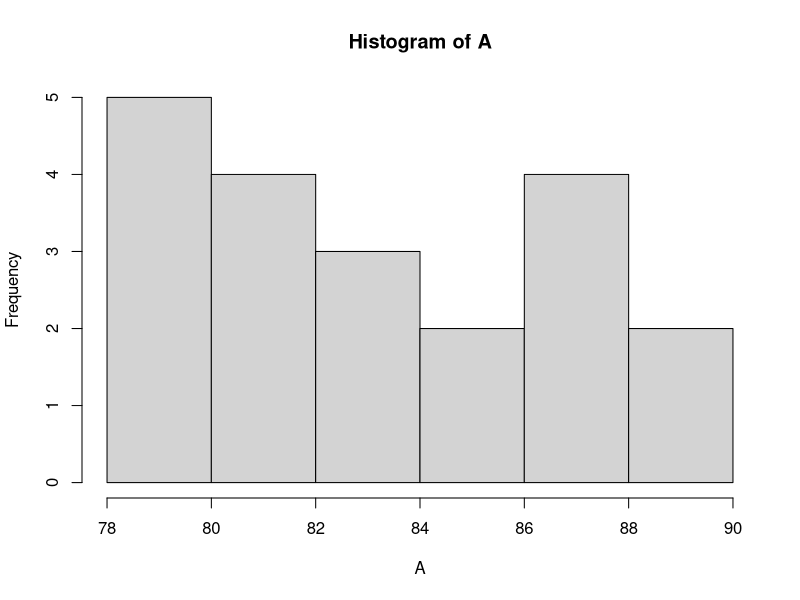
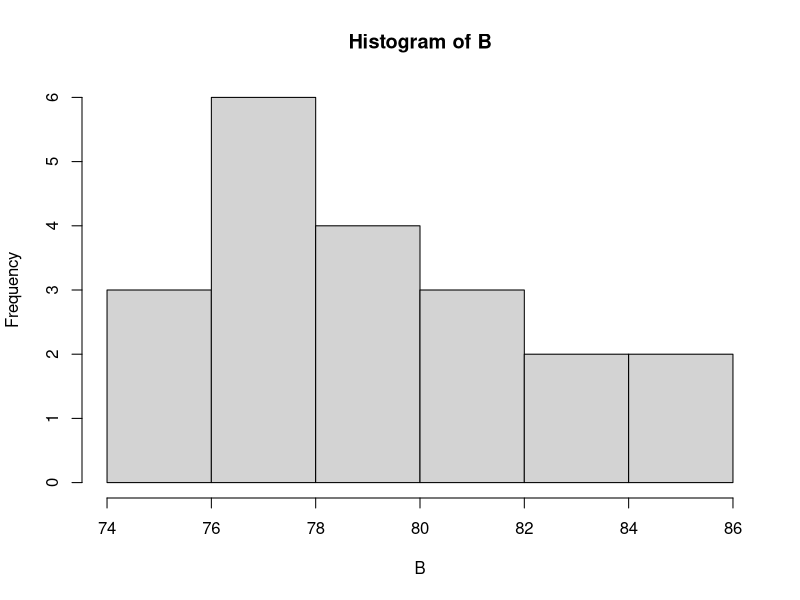
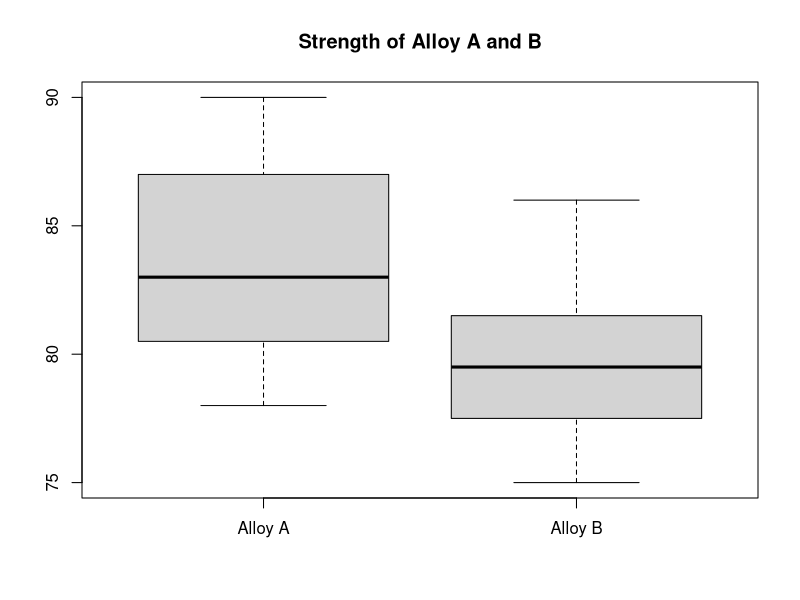
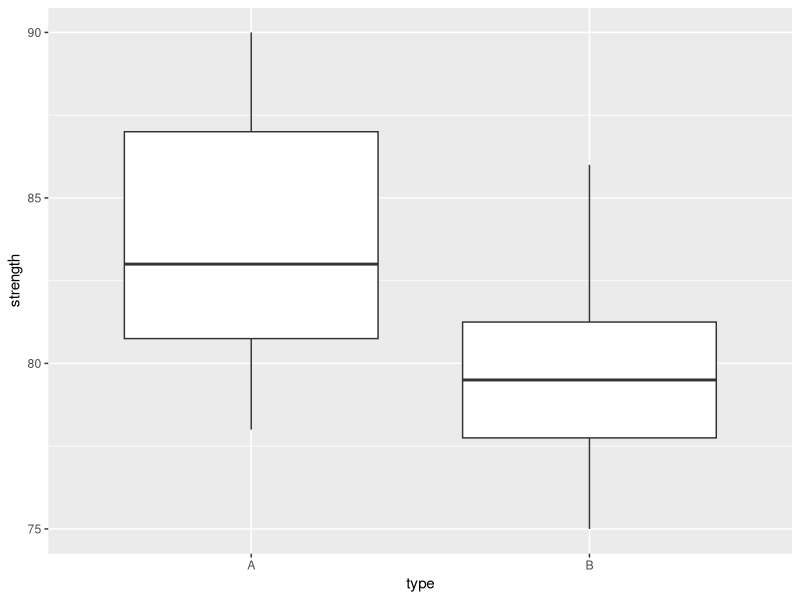
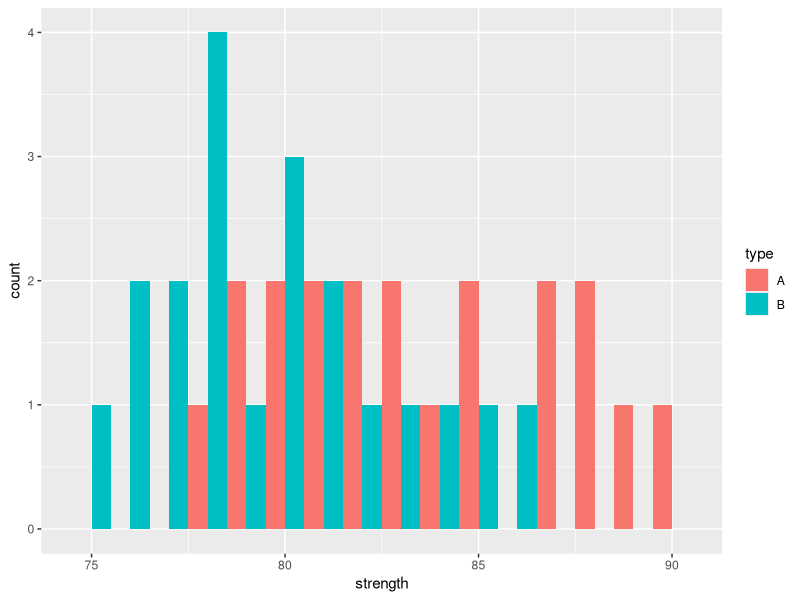
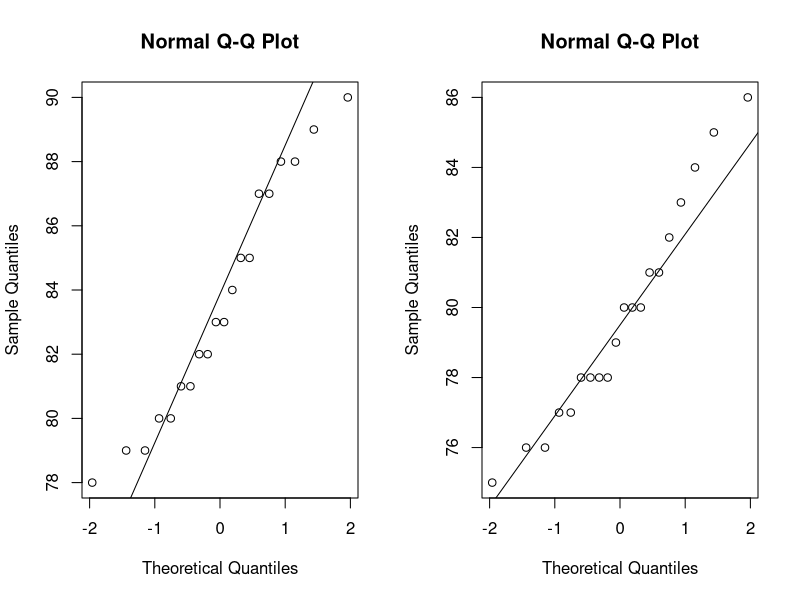
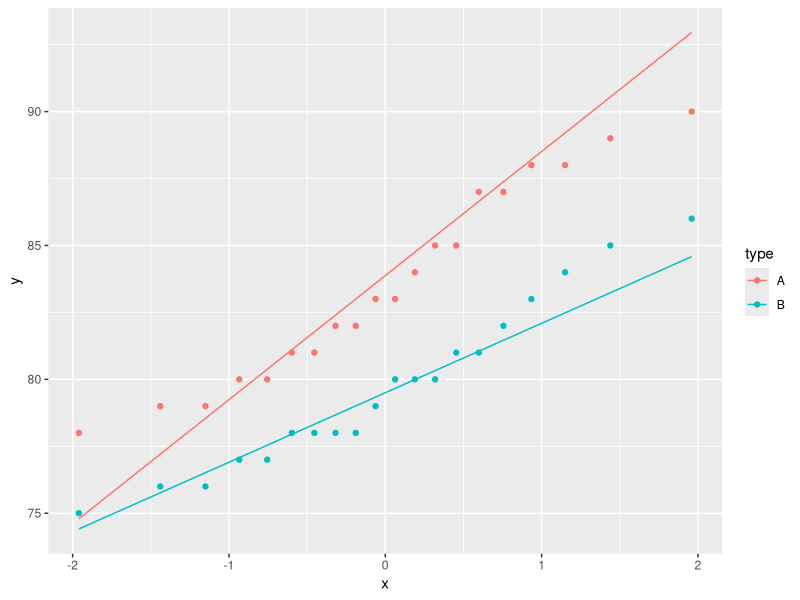

Generate these figures, in order, with R:
## ---- chunk 1
knitr::opts_chunk$set(echo = TRUE)
require(ggplot2)
## ---- chunk 2
A<-c(88, 82, 87, 79, 85, 90, 84, 88, 83, 89, 80, 81, 81, 85, 83, 87, 82, 80, 79, 78)
B<-c(75, 81, 80, 77, 78, 81, 86, 78, 77, 84, 82, 78, 80, 80, 78, 76, 83, 85, 76, 79)

hist(A)
hist(B)
boxplot(A, B, names=c("Alloy A", "Alloy B"), main="Strength of Alloy A and B")
## ---- chunk 3
d = data.frame('strength' = c(A, B), 'type' = c(rep('A', length(A)), rep('B', length(B))))
# boxplot(strength~type, data=d)
ggplot(d, aes(x=type, y=strength))+geom_boxplot()
ggplot(d, aes(x=strength, fill=type))+geom_histogram(position = "dodge", binwidth = 1)
## ---- chunk 4
par(mfrow=c(1, 2)) 
qqnorm(A) 
qqline(A) 
qqnorm(B) 
qqline(B) 
par(mfrow=c(1,1))
## ---- chunk 5
ggplot(d, aes(sample=strength, color=type))+geom_qq()+geom_qq_line()
## ---- chunk 6
tapply(d$strength, d$type, sd)
## ---- chunk 7
t.test(x=A, y=B, alternative="greater", var.equal=TRUE, conf.level=0.95)
## ---- chunk 8
t.test(strength~type, data=d, alternative="greater", var.equal=TRUE, conf.level=0.95)
## ---- chunk 9
t.test(x=A, y=B, var.equal=TRUE, conf.level=0.95)
